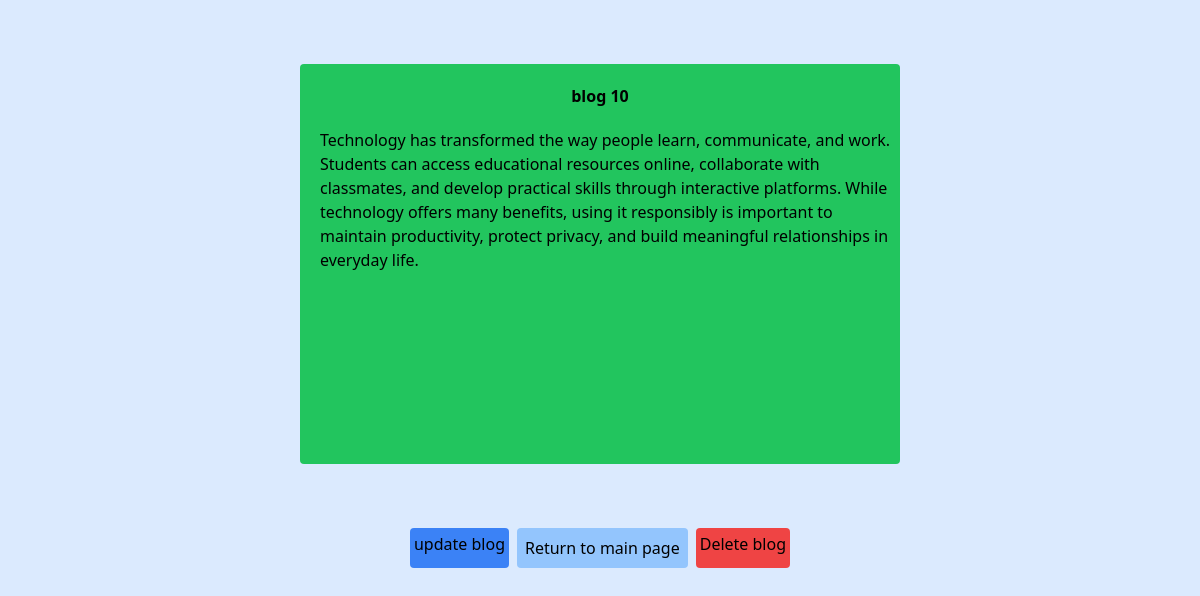
The page /ormapp/blog/view/42/ on the database its author committed.
### ormapp/models.py (models this page shows, shortened)
class Myblog(models.Model):
   title=models.CharField(max_length=50)
   caption=models.TextField()
   created_at=models.DateTimeField(auto_now_add=True)
   updated_at=models.DateTimeField(auto_now=True)

### ormapp/views.py (the view)
# urls.py: path("blog/view/<id>/", views.blog_view, name="blog_view_url"),
def blog_view(request , id):
  blog=Myblog.objects.get(pk=id)
  return  render(request,"components/Blogs.html",{
   "blog":blog
  })

### ormapp/templates/components/Blogs.html (shortened to what this page needs)
<!DOCTYPE html>
<html lang="en">
<head>
  <script src="https://cdn.tailwindcss.com"></script>
</head>
<body class="bg-blue-100 flex flex-col items-center justify-center">
  <div class="flex    h-[50vh] mt-16 flex-col bg-green-500 rounded w-[50%]  items-center ">
    <div class=" p-5 font-bold">
      {{ blog.title }} <br>
    </div>
    <div class="pl-5">
      {{ blog.caption }}
    </div>
    </div>
     <div class="wrapper  flex mt-[5%]  justify-center">
      <a class="bg-blue-500 rounded p-1 m-1" href="{% url 'update_blog_view_url' blog.id %}">update blog</a>
      <a class="rounded bg-blue-300 p-2 m-1  " href="{% url 'home_url' %}">Return to main page </a>
      <a class="bg-red-500 rounded p-1 m-1 " href="{% url 'delete_blog_view_url' blog.id %}">Delete blog</a>
  </div>
</body>
</html>

### rows shown on the page
Myblog: title "blog 10", caption "Technology has transformed the way people learn, communicate, and work. Students can access educational resources online, collaborate with classmates, and develop practical skills through interactive platforms. While technology offers many benefits, using it responsibly is important to maintain productivity, protect privacy, and build meaningful relationships in everyday life."
